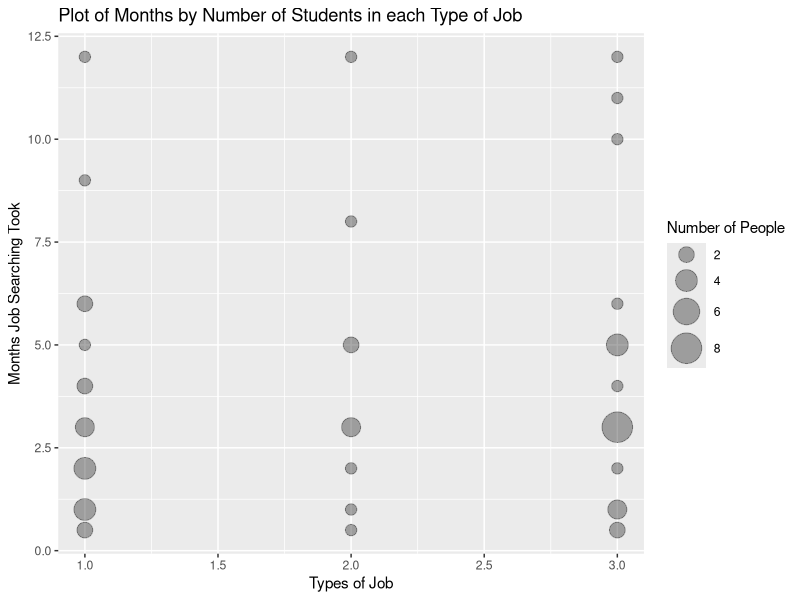
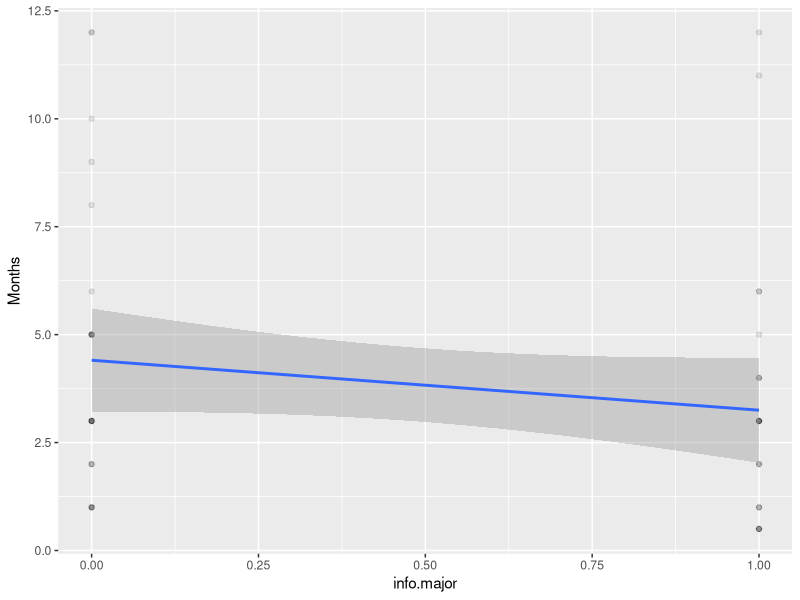
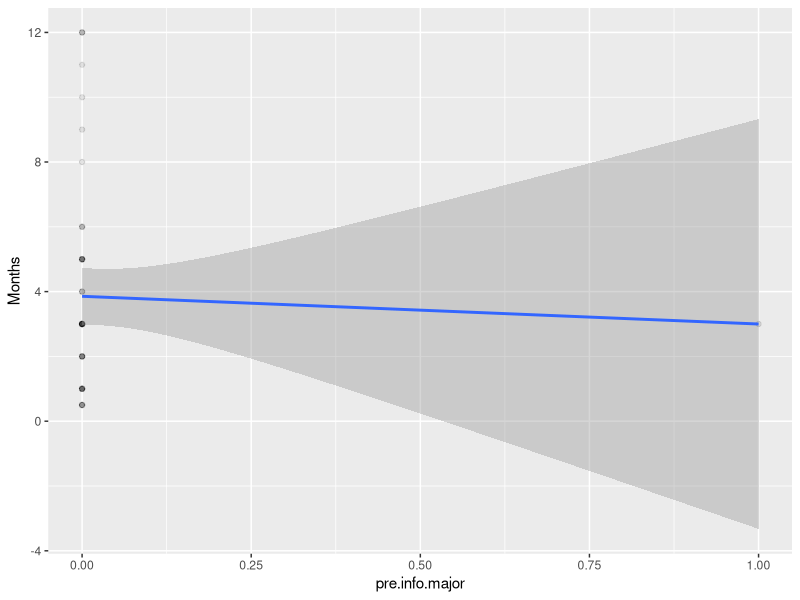
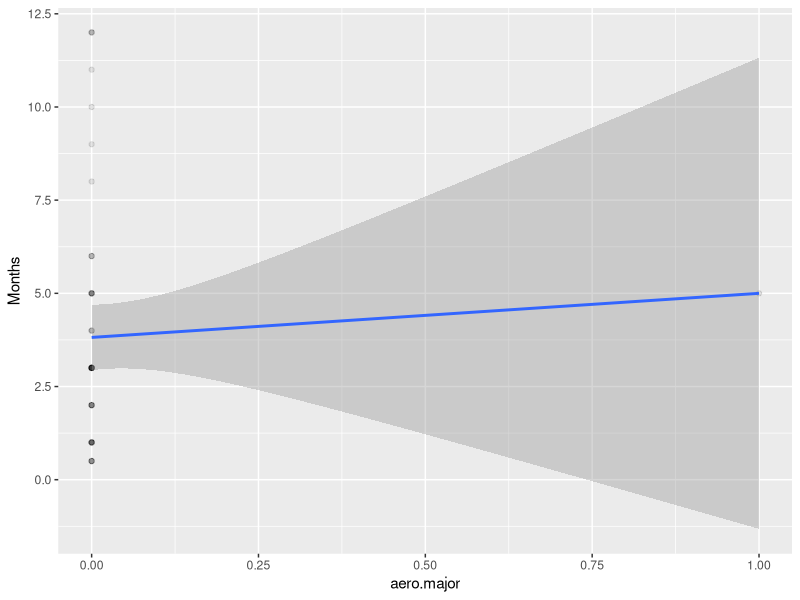
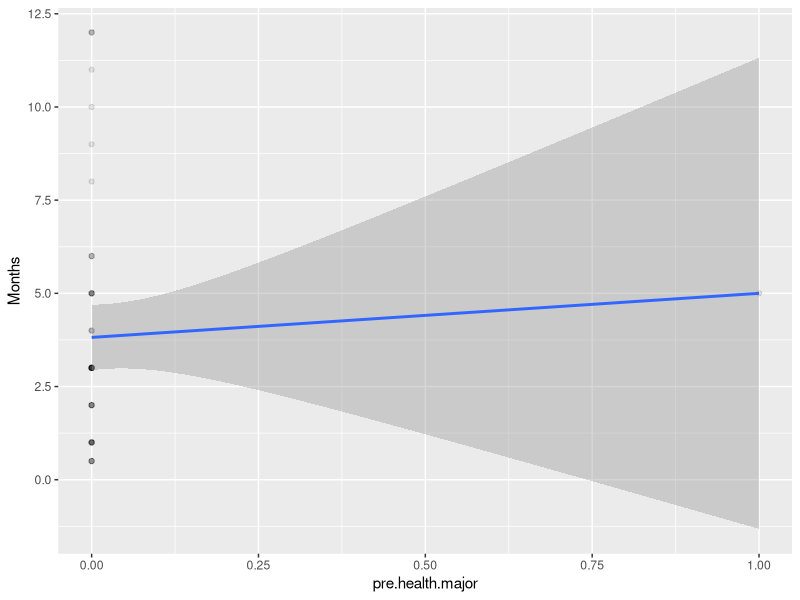
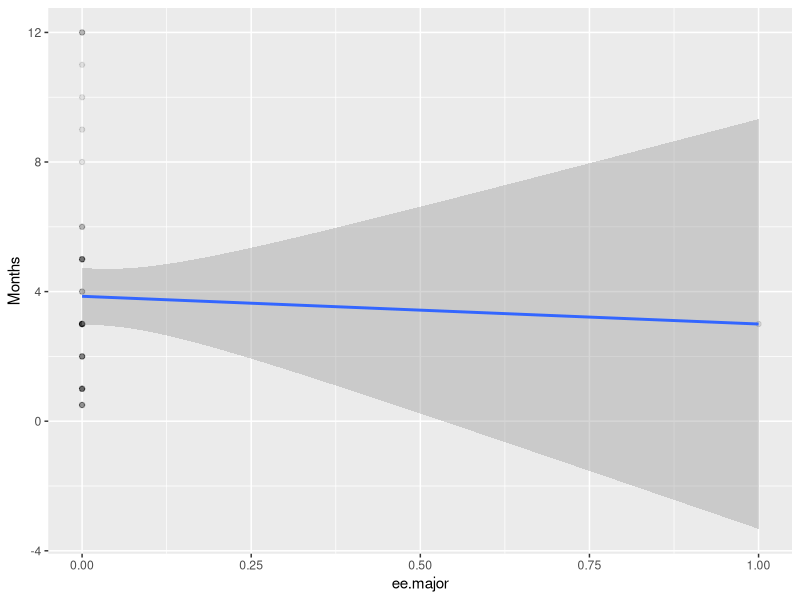
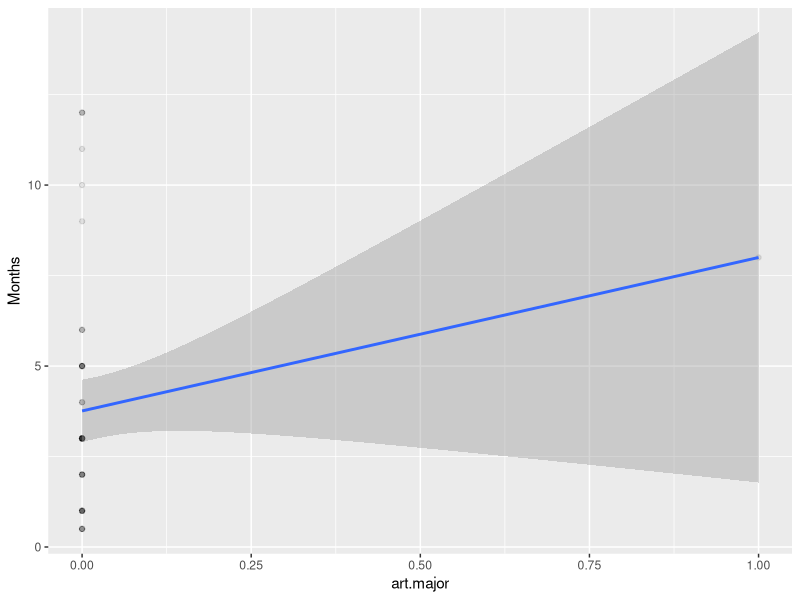
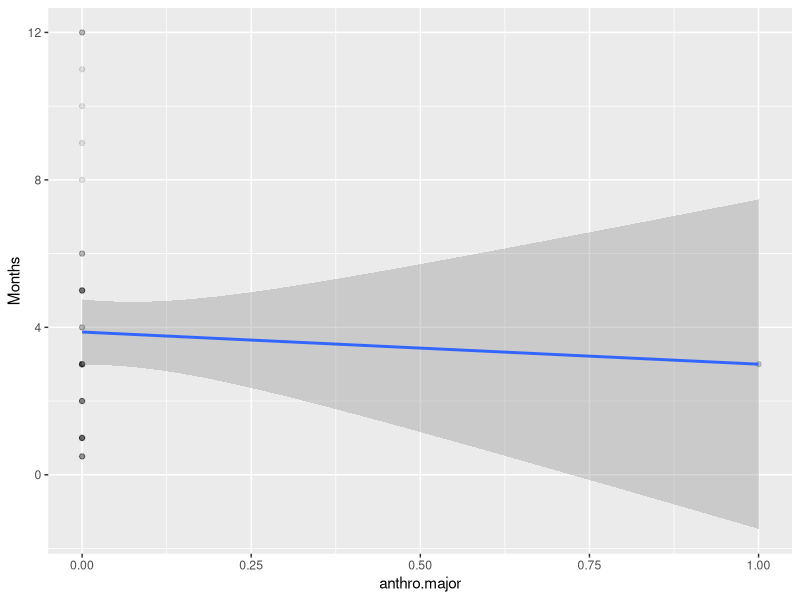

Source code (R) for these figures, in order:
## ---- chunk 1
if(!require(ggplot2)){install.packages("ggplot2", dependencies = c("Depends", "Suggests")); require(glmnet)}
if(!require(glmnet)){install.packages("glmnet", dependencies = c("Depends", "Suggests")); require(glmnet)}
if(!require(tidyr)){install.packages("tidyr", dependencies = c("Depends", "Suggests")); require(tidyr)}


## ---- chunk 2
data <- read.csv("data/clean_num.csv") #non binary format
View(data)

## ---- chunk 3
output <- ggplot(data = data) +
  geom_count(mapping = aes(x = Job_type, y = Months), alpha = 1/3) + scale_size_area(max_size = 10) + 
  labs(title = "Plot of Months by Number of Students in each Type of Job", x = "Types of Job", y = "Months Job Searching Took", size = "Number of People")
plot(output)
## ---- chunk 4
#linear regression for each factor against the outcome variable (months it takes to find job)
#internship = 1, part time = 2, full time = 3
#female = 1, male = 0
for (i in 1:ncol(data)){
  print(ggplot(data, aes(x = data[[i]], y = Months)) +
    geom_point(alpha = 0.1) +
    geom_smooth(method=lm) +
      labs(x = colnames(data)[i]))
}
## ---- chunk 5
#additional gpa graphs to remove values of 0.0 for GPA
ggplot(data, aes(x = in.major_GPA, y = Months)) +
  geom_point(alpha = 0.1 ) + 
  xlim(2,4) +
  geom_smooth(method=lm) 

ggplot(data, aes(x = cumulative_GPA, y = Months)) +
  geom_point(alpha = 0.1 ) + 
  xlim(2,4) +
  geom_smooth(method=lm)
## ---- chunk 6

month <- data[, "Months"]

# Create dataframe 
df = data.frame(data$Months, data$resume_hrs, data$cover_letter_hours, data$self.confidence, data$online_job_postings, data$no_career_fairs, data$cumulative_GPA, data$in.major_GPA, data$internships)

x <- as.matrix(df[-1]) # Removes month
y <- as.matrix(df[, 1]) # Only month

# Plot Mean Squared Error Plot and Lasso path using glmnet
cvfit <- cv.glmnet(x, y,parallel=TRUE, standardize=TRUE, alpha=1, nlambda=1000)
fit <- glmnet(x, y, standardize=TRUE, alpha=1, nlambda=1000)
plot(fit)
plot(cvfit)

## ---- chunk 7
coef(fit)
## ---- chunk 8
ggplot(data, aes(x= data$no_career_fairs, y = data$Months)) + geom_point(alpha = .1)
ggplot(data, aes(x= data$cumulative_GPA, y = data$Months)) + geom_point(alpha = .1)
ggplot(data, aes(x= data$internships, y = data$Months)) + geom_point(alpha = .1)
